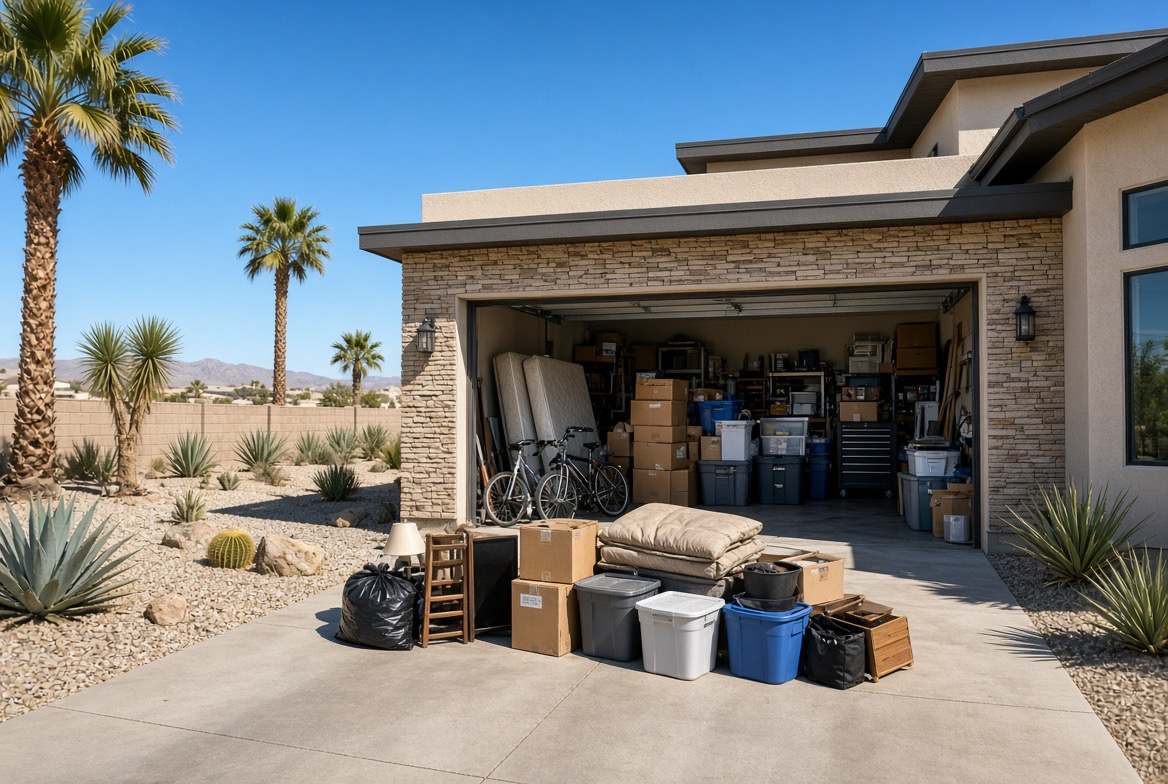
#> input picture img/garage.jpg, 1168 x 784 px
$ python images.py
#> lines starting #> are read from the running program, lines starting #| are printed output that depends on the picture
"""Builds web-ready WebP images in img/ from the owner's photo set (img/*.jpg stays as the source)."""
import os
from PIL import Image, ImageFilter

HERE = os.path.dirname(os.path.abspath(__file__))
IMG = os.path.join(HERE, '..', 'img')


def save(im, name, q=80):
    im.save(os.path.join(IMG, name), 'WEBP', quality=q, method=6)
    print(name, im.size, os.path.getsize(os.path.join(IMG, name)) // 1024, 'KB')


def sharpen(im):
    return im.filter(ImageFilter.UnsharpMask(radius=1.4, percent=60, threshold=2))


# hero: portrait crop of the garage scene, upscaled 1.6x so it holds up on retina cards
g = Image.open(os.path.join(IMG, 'garage.jpg')).convert('RGB')
#> g is the input picture: PIL image 1168x784 RGB; mean R, G, B 120.1, 126.1, 129.6
crop = g.crop((330, 0, 330 + 627, 784))
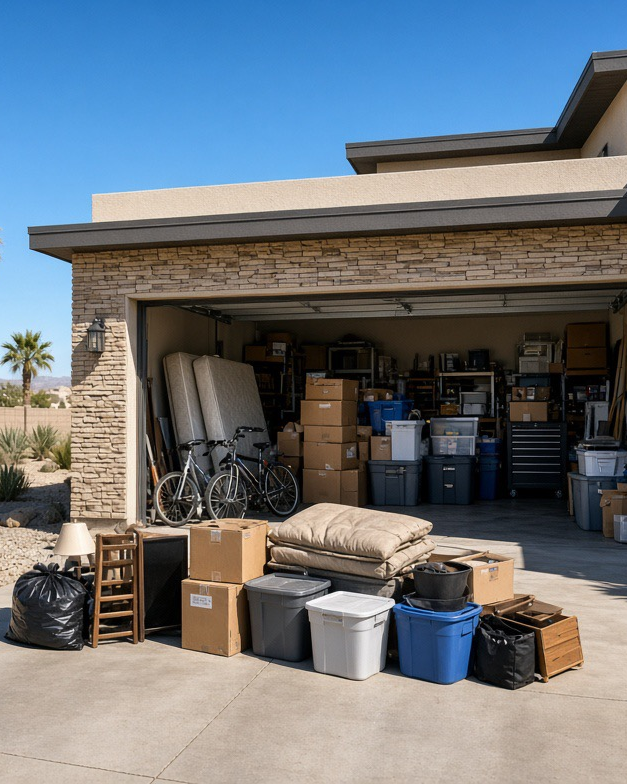
#> crop: PIL image 627x784 RGB; mean R, G, B 109.6, 117.4, 124.5
hero = sharpen(crop.resize((1000, 1250), Image.LANCZOS))
save(hero, 'hero.webp', 82)
#| hero.webp (1000, 1250) 140 KB

# service photos: native size slightly upscaled and sharpened
for n in ['garage', 'furniture', 'construction', 'commercial', 'yard']:
    im = Image.open(os.path.join(IMG, n + '.jpg')).convert('RGB')
    w, h = im.size
#> w = 1168; h = 784
    im = sharpen(im.resize((int(w * 1.4), int(h * 1.4)), Image.LANCZOS))
    save(im, n + '.webp', 80)
#| garage.webp (1635, 1097) 248 KB
#> pass 3 of the loop `for n in ['garage', 'furniture', 'construction', 'commercial', 'yard']:`:
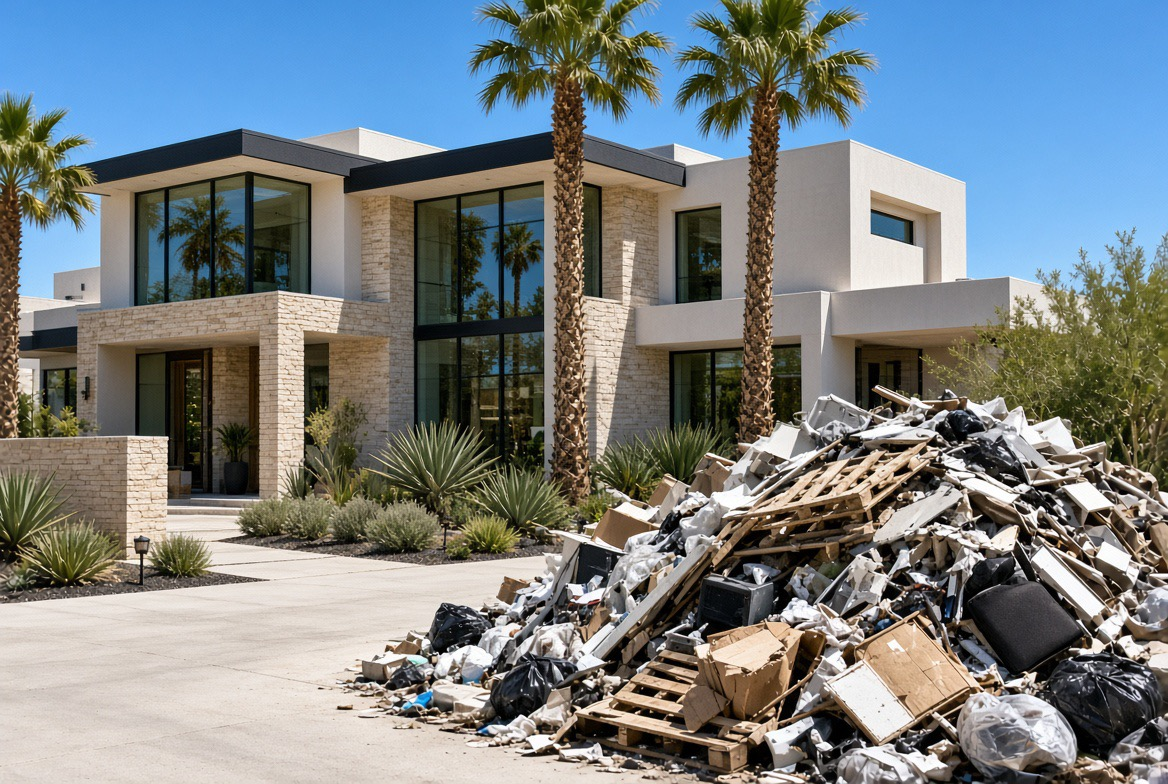
#> input picture img/construction.jpg, 1168 x 784 px
#> im is the input picture: PIL image 1168x784 RGB; mean R, G, B 121.5, 128.2, 129.6
#> in sharpen (call 4), `return im.filter(ImageFilter.UnsharpMask(radius=1.4, percent=60, thres..`:
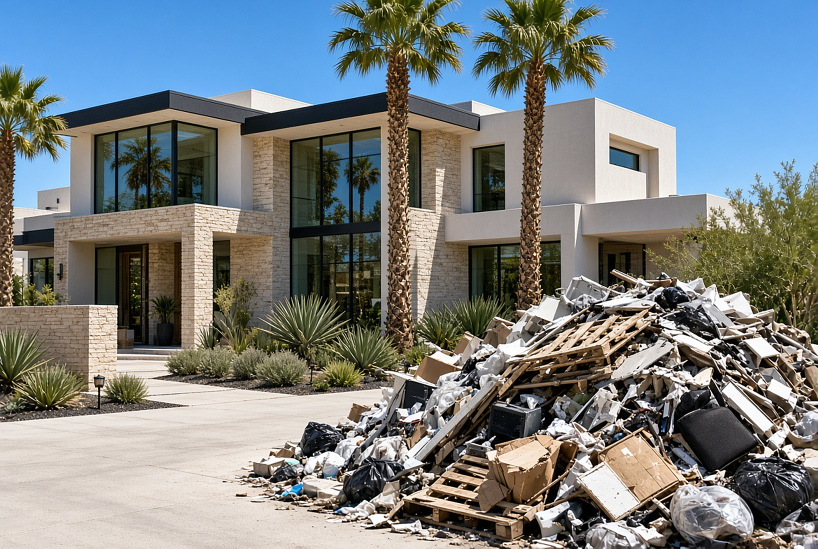
#> returned value: PIL image 1635x1097 RGB (shown at 1/2 size); mean R, G, B 121.4, 128.2, 129.8
#| construction.webp (1635, 1097) 312 KB
#> (the run stopped early here; a loop or call above may not have finished)
